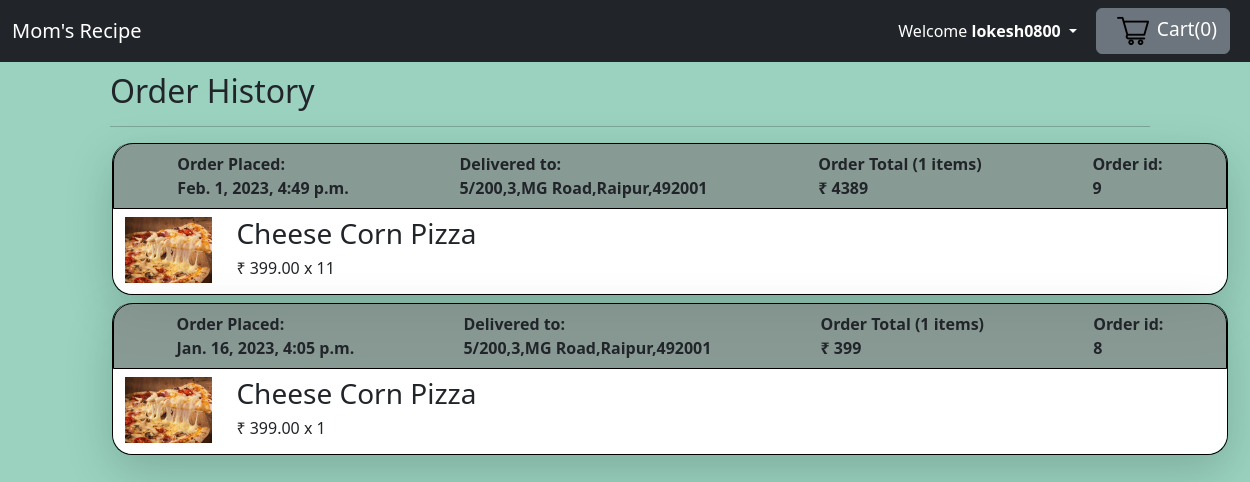
Page /order (signed in) on the earlier database version.
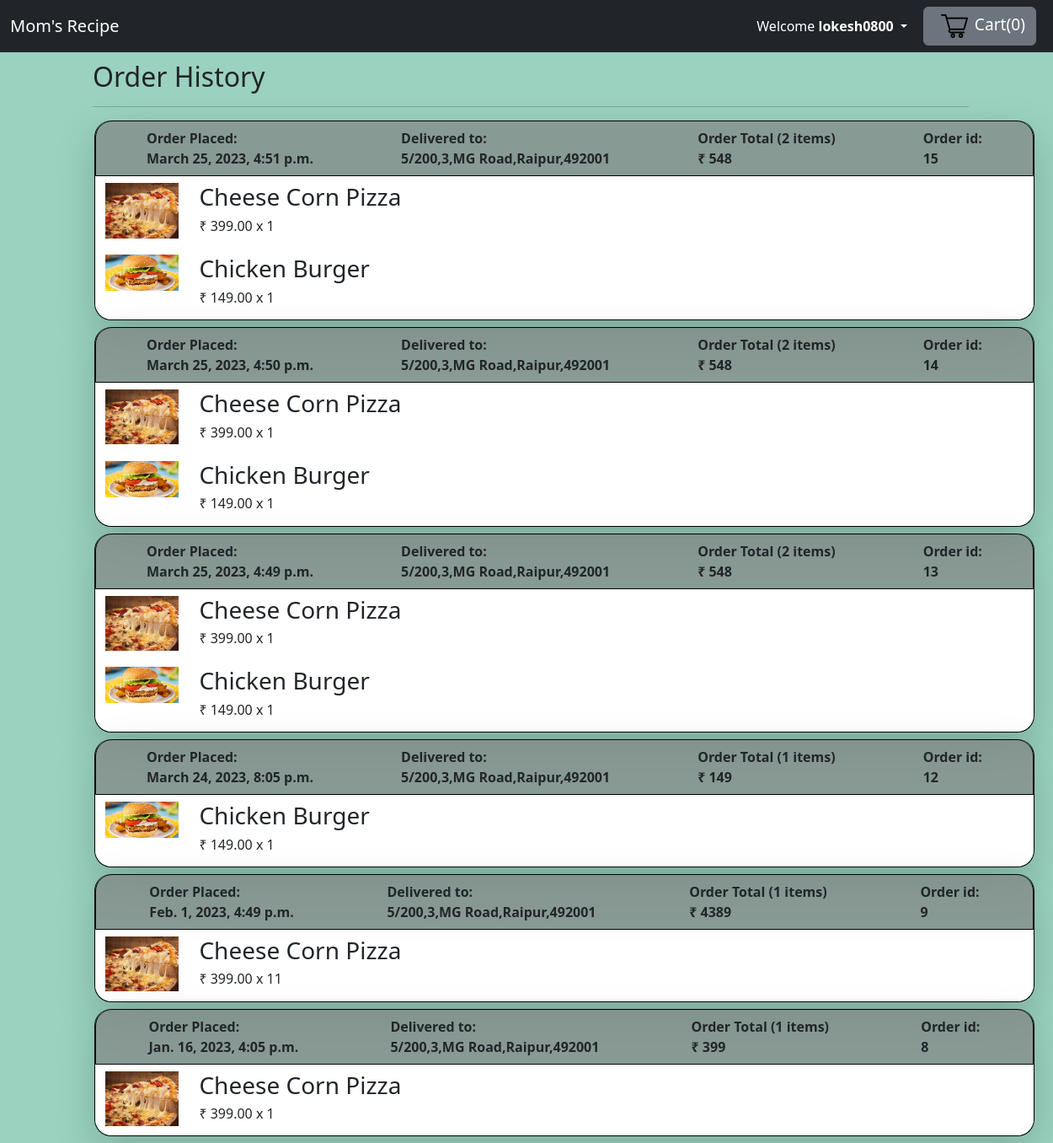
Same page on the later database version.
### zapp/models.py (models this page shows)
class User(AbstractUser):
    phone_number = models.CharField(max_length=10,unique=True)
    is_verified = models.BooleanField(default=False)
    USERNAME_FIELD = 'phone_number'
    REQUIRED_FIELDS = ['username','email','first_name','last_name','password']
    myobj = mymanager()
    def __str__(self):
        return (self.username)

class Order(models.Model):
    datetime = models.DateTimeField(default=datetime.datetime.now,null=True)
    orderid = models.AutoField(primary_key=True)
    username = models.ForeignKey(User,null=True,on_delete=models.SET_NULL)
    useraddress = models.CharField(null=True,max_length = 1000)
    items = models.CharField(null=True,max_length = 5000)
    totalprice = models.CharField(null=True,max_length = 100)

### zapp/views.py (the view)
# urls.py: path('order',views.orderpage,name='orderpage'),
@login_required(login_url='home')
def orderpage(request):
    myuser = request.user.get_username()
    userobj = User.objects.get(phone_number=myuser)
    myorder = Order.objects.filter(username=userobj).order_by('-datetime').values('datetime','useraddress','orderid','totalprice')
    orderitem = Order.objects.filter(username=userobj).order_by('-datetime').values('items')
    ord = (len(orderitem))
    for i in orderitem:
        for j in i:
            i[j] = (eval(i[j]))
    items = zip(myorder,orderitem)
    return render(request,'orderpage.html',{'myorder':items,'len':ord})

### templates/orderpage.html (shortened to what this page needs)
<!DOCTYPE html>
<html lang="en">
<head>
  <link rel="stylesheet" href="/static/bootstrap.min.css" />
</head>
<body style="background-color:rgba(36, 158, 116, 0.458) ;">
  <nav class="navbar navbar-expand-lg navbar-dark bg-dark ">
    <div class="container-fluid">
      <a class="navbar-brand home" href="userpage" >Mom's Recipe</a>
      <div class="collapse navbar-collapse" style="position:absolute;right:100px" id="navbarSupportedContent">
        <div class="dropdown" style="padding:0px 50px 0px 10px; margin-right:10px;">
          <button style="color:White;" class="btn  dropdown-toggle" type="button" id="dropdownMenuButton" data-toggle="dropdown" aria-haspopup="true" aria-expanded="false">
            Welcome <strong id="uname">{{user}}</strong>
          </button>
        </div>
      </div>
      <button type="button" class="btn btn-secondary mx-2 cartbtn"  id="popcart" data-container="body" data-toggle="popover" data-placement="bottom" data-html="true">
        <span style="font-size: 1.2rem;"><span class="mx-2"><img src="/media/items/logo/shopping-cart (1).png" alt="" ></span>Cart(<span id="cart{{user}}" name="cart">0</span>)</span>
      </button>
    </div>
  </nav>
<div style="margin: 10px 100px 0px 110px">
<h2>Order History</h2>
<hr>
</div>
{% if len %}
<div class="container" style="margin: 10px 100px 0px 100px">
{% for key,value in myorder %}
<div class="my-2 shadow-lg"  style="border-top:0px;border-right:1px solid black;border-bottom:1px solid black;border-left:1px solid black;border-radius:20px 20px 20px 20px">
  <div class="p-2" style=" width: 100%; border:1px solid black;background-color:rgba(128, 128, 128, 0.686);border-radius:20px 20px 0px 0px">
    <div style="display: flex; flex-direction: row; justify-content: space-around; align-content: stretch;">
      <b>
        <span>
          Order Placed:
          <br>
          {{key.datetime}}
        </span>
      </b>
      <b>
      <span>
        Delivered to:
        <br>
        {{key.useraddress}}
      </span>
      </b>
      <b>
        <span>
          Order Total ({{value.items | length}} items)
          <br>
          &#8377 {{key.totalprice}}
        </span>
      </b>
      <b>
        <span>
          Order id:
          <br>
          {{key.orderid}}
        </span>
      </b>
    </div>
  </div>
<div style="background-color:white; border-radius:0px 0px 20px 20px">
{% for a,b in value.items.items %}
<div class='row m-0 pt-2 pb-2'>
  <div class='col col-sm-2' style="width:10% ;">
    <img src="{{b.4}}" width='100%' alt='...' />
       </div>
  <div class='col '>
    <h3 id='name'> {{b.1}} </h3>
    <h6>&#8377 {{b.2}} x {{b.0}}
    </div>
  </div>
  {% endfor %}
  </div>
</div>
  {% endfor %}
</div>
{% else %}
<div style="text-align: center;">
  <h1>No previous order to show</h1>
</div>
{% endif %}
</body>
</html>

Differences in the rows shown:
added Order: datetime "March 25, 2023, 4:51 p.m.", useraddress "5/200,3,MG Road,Raipur,492001", items|length "2", totalprice "548", orderid "15", b "Cheese Corn Pizza" "Chicken Burger", b "399.00" "149.00", b "1" "1"
added Order: datetime "March 25, 2023, 4:50 p.m.", useraddress "5/200,3,MG Road,Raipur,492001", items|length "2", totalprice "548", orderid "14", b "Cheese Corn Pizza" "Chicken Burger", b "399.00" "149.00", b "1" "1"
added Order: datetime "March 25, 2023, 4:49 p.m.", useraddress "5/200,3,MG Road,Raipur,492001", items|length "2", totalprice "548", orderid "13", b "Cheese Corn Pizza" "Chicken Burger", b "399.00" "149.00", b "1" "1"
added Order: datetime "March 24, 2023, 8:05 p.m.", useraddress "5/200,3,MG Road,Raipur,492001", items|length "1", totalprice "149", orderid "12", b "Chicken Burger", b "149.00", b "1"
